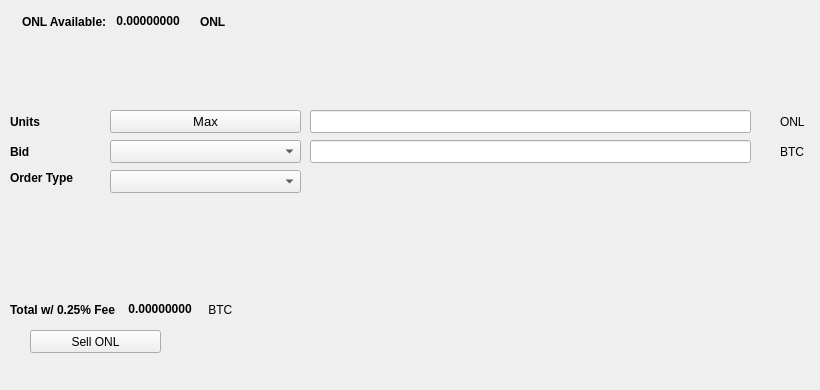
   <widget class="QWidget" name="SellTab">
    <attribute name="title">
     <string>Sell</string>
    </attribute>
    <widget class="QLabel" name="label_16">
     <property name="geometry">
      <rect>
       <x>780</x>
       <y>140</y>
       <width>31</width>
       <height>23</height>
      </rect>
     </property>
     <property name="text">
      <string>BTC</string>
     </property>
    </widget>
    <widget class="QComboBox" name="SellBidcomboBox">
     <property name="geometry">
      <rect>
       <x>110</x>
       <y>140</y>
       <width>191</width>
       <height>23</height>
      </rect>
     </property>
     <property name="font">
      <font>
       <pointsize>10</pointsize>
      </font>
     </property>
    </widget>
    <widget class="QLabel" name="label_18">
     <property name="geometry">
      <rect>
       <x>10</x>
       <y>110</y>
       <width>46</width>
       <height>23</height>
      </rect>
     </property>
     <property name="font">
      <font>
       <weight>75</weight>
       <bold>true</bold>
      </font>
     </property>
     <property name="text">
      <string>Units</string>
     </property>
    </widget>
    <widget class="QPushButton" name="Sell_Max_Amount">
     <property name="geometry">
      <rect>
       <x>110</x>
       <y>110</y>
       <width>191</width>
       <height>23</height>
      </rect>
     </property>
     <property name="font">
      <font>
       <pointsize>10</pointsize>
      </font>
     </property>
     <property name="text">
      <string>Max</string>
     </property>
    </widget>
    <widget class="QLabel" name="label_20">
     <property name="geometry">
      <rect>
       <x>10</x>
       <y>170</y>
       <width>91</width>
       <height>16</height>
      </rect>
     </property>
     <property name="font">
      <font>
       <weight>75</weight>
       <bold>true</bold>
      </font>
     </property>
     <property name="text">
      <string>Order Type</string>
     </property>
    </widget>
    <widget class="QComboBox" name="SellOrdertypeCombo">
     <property name="geometry">
      <rect>
       <x>110</x>
       <y>170</y>
       <width>191</width>
       <height>23</height>
      </rect>
     </property>
     <property name="font">
      <font>
       <pointsize>10</pointsize>
      </font>
     </property>
    </widget>
    <widget class="QLabel" name="label_21">
     <property name="geometry">
      <rect>
       <x>10</x>
       <y>140</y>
       <width>46</width>
       <height>23</height>
      </rect>
     </property>
     <property name="font">
      <font>
       <weight>75</weight>
       <bold>true</bold>
      </font>
     </property>
     <property name="text">
      <string>Bid</string>
     </property>
    </widget>
    <widget class="QLabel" name="label_22">
     <property name="geometry">
      <rect>
       <x>780</x>
       <y>110</y>
       <width>31</width>
       <height>23</height>
      </rect>
     </property>
     <property name="text">
      <string>ONL</string>
     </property>
    </widget>
    <widget class="QLineEdit" name="UnitsInputONL">
     <property name="geometry">
      <rect>
       <x>310</x>
       <y>110</y>
       <width>441</width>
       <height>23</height>
      </rect>
     </property>
     <property name="font">
      <font>
       <pointsize>9</pointsize>
       <weight>75</weight>
       <bold>true</bold>
      </font>
     </property>
    </widget>
    <widget class="QLineEdit" name="SellBidPriceEdit">
     <property name="geometry">
      <rect>
       <x>310</x>
       <y>140</y>
       <width>441</width>
       <height>23</height>
      </rect>
     </property>
     <property name="font">
      <font>
       <pointsize>9</pointsize>
       <weight>75</weight>
       <bold>true</bold>
      </font>
     </property>
    </widget>
    <widget class="QPushButton" name="SellONLBTN">
     <property name="geometry">
      <rect>
       <x>30</x>
       <y>330</y>
       <width>131</width>
       <height>23</height>
      </rect>
     </property>
     <property name="text">
      <string>Sell ONL</string>
     </property>
     <property name="icon">
      <iconset resource="../onlax">
       <normaloff>:/icons/bitcoin</normaloff>:/icons/bitcoin</iconset>
     </property>
    </widget>
    <widget class="QWidget" name="layoutWidget3">
     <property name="geometry">
      <rect>
       <x>22</x>
       <y>12</y>
       <width>258</width>
       <height>19</height>
      </rect>
     </property>
     <layout class="QHBoxLayout" name="horizontalLayout">
      <item>
       <widget class="QLabel" name="label232_2">
        <property name="font">
         <font>
          <weight>75</weight>
          <bold>true</bold>
         </font>
        </property>
        <property name="text">
         <string>ONL Available:</string>
        </property>
       </widget>
      </item>
      <item>
       <widget class="QLabel" name="ONLAvailableLabel">
        <property name="palette">
         <palette>
          <active>
           <colorrole role="WindowText">
            <brush brushstyle="SolidPattern">
             <color alpha="255">
              <red>0</red>
              <green>0</green>
              <blue>0</blue>
             </color>
            </brush>
           </colorrole>
           <colorrole role="Button">
            <brush brushstyle="SolidPattern">
             <color alpha="255">
              <red>0</red>
              <green>170</green>
              <blue>0</blue>
             </color>
            </brush>
           </colorrole>
           <colorrole role="Light">
            <brush brushstyle="SolidPattern">
             <color alpha="255">
              <red>0</red>
              <green>255</green>
              <blue>0</blue>
             </color>
            </brush>
           </colorrole>
           <colorrole role="Midlight">
            <brush brushstyle="SolidPattern">
             <color alpha="255">
              <red>0</red>
              <green>212</green>
              <blue>0</blue>
             </color>
            </brush>
           </colorrole>
           <colorrole role="Dark">
            <brush brushstyle="SolidPattern">
             <color alpha="255">
              <red>0</red>
              <green>85</green>
              <blue>0</blue>
             </color>
            </brush>
           </colorrole>
           <colorrole role="Mid">
            <brush brushstyle="SolidPattern">
             <color alpha="255">
              <red>0</red>
              <green>113</green>
              <blue>0</blue>
             </color>
            </brush>
           </colorrole>
           <colorrole role="Text">
            <brush brushstyle="SolidPattern">
             <color alpha="255">
              <red>0</red>
              <green>170</green>
              <blue>0</blue>
             </color>
            </brush>
           </colorrole>
           <colorrole role="BrightText">
            <brush brushstyle="SolidPattern">
             <color alpha="255">
              <red>255</red>
              <green>255</green>
              <blue>255</blue>
             </color>
            </brush>
           </colorrole>
           <colorrole role="ButtonText">
            <brush brushstyle="SolidPattern">
             <color alpha="255">
              <red>0</red>
              <green>0</green>
              <blue>0</blue>
             </color>
            </brush>
           </colorrole>
           <colorrole role="Base">
            <brush brushstyle="SolidPattern">
             <color alpha="255">
              <red>255</red>
              <green>255</green>
              <blue>255</blue>
             </color>
            </brush>
           </colorrole>
           <colorrole role="Window">
            <brush brushstyle="SolidPattern">
             <color alpha="255">
              <red>0</red>
              <green>170</green>
              <blue>0</blue>
             </color>
            </brush>
           </colorrole>
           <colorrole role="Shadow">
            <brush brushstyle="SolidPattern">
             <color alpha="255">
              <red>0</red>
              <green>0</green>
              <blue>0</blue>
             </color>
            </brush>
           </colorrole>
           <colorrole role="AlternateBase">
            <brush brushstyle="SolidPattern">
             <color alpha="255">
              <red>127</red>
              <green>212</green>
              <blue>127</blue>
             </color>
            </brush>
           </colorrole>
           <colorrole role="ToolTipBase">
            <brush brushstyle="SolidPattern">
             <color alpha="255">
              <red>255</red>
              <green>255</green>
              <blue>220</blue>
             </color>
            </brush>
           </colorrole>
           <colorrole role="ToolTipText">
            <brush brushstyle="SolidPattern">
             <color alpha="255">
              <red>0</red>
              <green>0</green>
              <blue>0</blue>
             </color>
            </brush>
           </colorrole>
          </active>
          <inactive>
           <colorrole role="WindowText">
            <brush brushstyle="SolidPattern">
             <color alpha="255">
              <red>0</red>
              <green>0</green>
              <blue>0</blue>
             </color>
            </brush>
           </colorrole>
           <colorrole role="Button">
            <brush brushstyle="SolidPattern">
             <color alpha="255">
              <red>0</red>
              <green>170</green>
              <blue>0</blue>
             </color>
            </brush>
           </colorrole>
           <colorrole role="Light">
            <brush brushstyle="SolidPattern">
             <color alpha="255">
              <red>0</red>
              <green>255</green>
              <blue>0</blue>
             </color>
            </brush>
           </colorrole>
           <colorrole role="Midlight">
            <brush brushstyle="SolidPattern">
             <color alpha="255">
              <red>0</red>
              <green>212</green>
              <blue>0</blue>
             </color>
            </brush>
           </colorrole>
           <colorrole role="Dark">
            <brush brushstyle="SolidPattern">
             <color alpha="255">
              <red>0</red>
              <green>85</green>
              <blue>0</blue>
             </color>
            </brush>
           </colorrole>
           <colorrole role="Mid">
            <brush brushstyle="SolidPattern">
             <color alpha="255">
              <red>0</red>
              <green>113</green>
              <blue>0</blue>
             </color>
            </brush>
           </colorrole>
           <colorrole role="Text">
            <brush brushstyle="SolidPattern">
             <color alpha="255">
              <red>0</red>
              <green>170</green>
              <blue>0</blue>
             </color>
            </brush>
           </colorrole>
           <colorrole role="BrightText">
            <brush brushstyle="SolidPattern">
             <color alpha="255">
              <red>255</red>
              <green>255</green>
              <blue>255</blue>
             </color>
            </brush>
           </colorrole>
           <colorrole role="ButtonText">
            <brush brushstyle="SolidPattern">
             <color alpha="255">
              <red>0</red>
              <green>0</green>
              <blue>0</blue>
             </color>
            </brush>
           </colorrole>
           <colorrole role="Base">
            <brush brushstyle="SolidPattern">
             <color alpha="255">
              <red>255</red>
              <green>255</green>
              <blue>255</blue>
             </color>
            </brush>
           </colorrole>
           <colorrole role="Window">
            <brush brushstyle="SolidPattern">
             <color alpha="255">
              <red>0</red>
              <green>170</green>
              <blue>0</blue>
             </color>
            </brush>
           </colorrole>
           <colorrole role="Shadow">
            <brush brushstyle="SolidPattern">
             <color alpha="255">
              <red>0</red>
              <green>0</green>
              <blue>0</blue>
             </color>
            </brush>
           </colorrole>
           <colorrole role="AlternateBase">
            <brush brushstyle="SolidPattern">
             <color alpha="255">
              <red>127</red>
              <green>212</green>
              <blue>127</blue>
             </color>
            </brush>
           </colorrole>
           <colorrole role="ToolTipBase">
            <brush brushstyle="SolidPattern">
             <color alpha="255">
              <red>255</red>
              <green>255</green>
              <blue>220</blue>
             </color>
            </brush>
           </colorrole>
           <colorrole role="ToolTipText">
            <brush brushstyle="SolidPattern">
             <color alpha="255">
              <red>0</red>
              <green>0</green>
              <blue>0</blue>
             </color>
            </brush>
           </colorrole>
          </inactive>
          <disabled>
           <colorrole role="WindowText">
            <brush brushstyle="SolidPattern">
             <color alpha="255">
              <red>0</red>
              <green>85</green>
              <blue>0</blue>
             </color>
            </brush>
           </colorrole>
           <colorrole role="Button">
            <brush brushstyle="SolidPattern">
             <color alpha="255">
              <red>0</red>
              <green>170</green>
              <blue>0</blue>
             </color>
            </brush>
           </colorrole>
           <colorrole role="Light">
            <brush brushstyle="SolidPattern">
             <color alpha="255">
              <red>0</red>
              <green>255</green>
              <blue>0</blue>
             </color>
            </brush>
           </colorrole>
           <colorrole role="Midlight">
            <brush brushstyle="SolidPattern">
             <color alpha="255">
              <red>0</red>
              <green>212</green>
              <blue>0</blue>
             </color>
            </brush>
           </colorrole>
           <colorrole role="Dark">
            <brush brushstyle="SolidPattern">
             <color alpha="255">
              <red>0</red>
              <green>85</green>
              <blue>0</blue>
             </color>
            </brush>
           </colorrole>
           <colorrole role="Mid">
            <brush brushstyle="SolidPattern">
             <color alpha="255">
              <red>0</red>
              <green>113</green>
              <blue>0</blue>
             </color>
            </brush>
           </colorrole>
           <colorrole role="Text">
            <brush brushstyle="SolidPattern">
             <color alpha="255">
              <red>0</red>
              <green>85</green>
              <blue>0</blue>
             </color>
            </brush>
           </colorrole>
           <colorrole role="BrightText">
            <brush brushstyle="SolidPattern">
             <color alpha="255">
              <red>255</red>
              <green>255</green>
              <blue>255</blue>
             </color>
            </brush>
           </colorrole>
           <colorrole role="ButtonText">
            <brush brushstyle="SolidPattern">
             <color alpha="255">
              <red>0</red>
              <green>85</green>
              <blue>0</blue>
             </color>
            </brush>
           </colorrole>
           <colorrole role="Base">
            <brush brushstyle="SolidPattern">
             <color alpha="255">
              <red>0</red>
              <green>170</green>
              <blue>0</blue>
             </color>
            </brush>
           </colorrole>
           <colorrole role="Window">
            <brush brushstyle="SolidPattern">
             <color alpha="255">
              <red>0</red>
              <green>170</green>
              <blue>0</blue>
             </color>
            </brush>
           </colorrole>
           <colorrole role="Shadow">
            <brush brushstyle="SolidPattern">
             <color alpha="255">
              <red>0</red>
              <green>0</green>
              <blue>0</blue>
             </color>
            </brush>
           </colorrole>
           <colorrole role="AlternateBase">
            <brush brushstyle="SolidPattern">
             <color alpha="255">
              <red>0</red>
              <green>170</green>
              <blue>0</blue>
             </color>
            </brush>
           </colorrole>
           <colorrole role="ToolTipBase">
            <brush brushstyle="SolidPattern">
             <color alpha="255">
              <red>255</red>
              <green>255</green>
              <blue>220</blue>
             </color>
            </brush>
           </colorrole>
           <colorrole role="ToolTipText">
            <brush brushstyle="SolidPattern">
             <color alpha="255">
              <red>0</red>
              <green>0</green>
              <blue>0</blue>
             </color>
            </brush>
           </colorrole>
          </disabled>
         </palette>
        </property>
        <property name="font">
         <font>
          <weight>75</weight>
          <bold>true</bold>
         </font>
        </property>
        <property name="text">
         <string> 0.00000000 </string>
        </property>
        <property name="textInteractionFlags">
         <set>Qt::LinksAccessibleByMouse|Qt::TextSelectableByKeyboard|Qt::TextSelectableByMouse</set>
        </property>
       </widget>
      </item>
      <item>
       <widget class="QLabel" name="labelONL">
        <property name="font">
         <font>
          <weight>75</weight>
          <bold>true</bold>
         </font>
        </property>
        <property name="text">
         <string>ONL</string>
        </property>
       </widget>
      </item>
     </layout>
    </widget>
    <widget class="QWidget" name="layoutWidget">
     <property name="geometry">
      <rect>
       <x>10</x>
       <y>300</y>
       <width>268</width>
       <height>19</height>
      </rect>
     </property>
     <layout class="QHBoxLayout" name="horizontalLayout_2">
      <item>
       <widget class="QLabel" name="label_19">
        <property name="font">
         <font>
          <weight>75</weight>
          <bold>true</bold>
         </font>
        </property>
        <property name="text">
         <string>Total w/ 0.25% Fee </string>
        </property>
       </widget>
      </item>
      <item>
       <widget class="QLabel" name="SellCostLabel">
        <property name="palette">
         <palette>
          <active>
           <colorrole role="WindowText">
            <brush brushstyle="SolidPattern">
             <color alpha="255">
              <red>0</red>
              <green>0</green>
              <blue>0</blue>
             </color>
            </brush>
           </colorrole>
           <colorrole role="Button">
            <brush brushstyle="SolidPattern">
             <color alpha="255">
              <red>0</red>
              <green>170</green>
              <blue>0</blue>
             </color>
            </brush>
           </colorrole>
           <colorrole role="Light">
            <brush brushstyle="SolidPattern">
             <color alpha="255">
              <red>0</red>
              <green>255</green>
              <blue>0</blue>
             </color>
            </brush>
           </colorrole>
           <colorrole role="Midlight">
            <brush brushstyle="SolidPattern">
             <color alpha="255">
              <red>0</red>
              <green>212</green>
              <blue>0</blue>
             </color>
            </brush>
           </colorrole>
           <colorrole role="Dark">
            <brush brushstyle="SolidPattern">
             <color alpha="255">
              <red>0</red>
              <green>85</green>
              <blue>0</blue>
             </color>
            </brush>
           </colorrole>
           <colorrole role="Mid">
            <brush brushstyle="SolidPattern">
             <color alpha="255">
              <red>0</red>
              <green>113</green>
              <blue>0</blue>
             </color>
            </brush>
           </colorrole>
           <colorrole role="Text">
            <brush brushstyle="SolidPattern">
             <color alpha="255">
              <red>0</red>
              <green>170</green>
              <blue>0</blue>
             </color>
            </brush>
           </colorrole>
           <colorrole role="BrightText">
            <brush brushstyle="SolidPattern">
             <color alpha="255">
              <red>255</red>
              <green>255</green>
              <blue>255</blue>
             </color>
            </brush>
           </colorrole>
           <colorrole role="ButtonText">
            <brush brushstyle="SolidPattern">
             <color alpha="255">
              <red>0</red>
              <green>0</green>
              <blue>0</blue>
             </color>
            </brush>
           </colorrole>
           <colorrole role="Base">
            <brush brushstyle="SolidPattern">
             <color alpha="255">
              <red>255</red>
              <green>255</green>
              <blue>255</blue>
             </color>
            </brush>
           </colorrole>
           <colorrole role="Window">
            <brush brushstyle="SolidPattern">
             <color alpha="255">
              <red>0</red>
              <green>170</green>
              <blue>0</blue>
             </color>
            </brush>
           </colorrole>
           <colorrole role="Shadow">
            <brush brushstyle="SolidPattern">
             <color alpha="255">
              <red>0</red>
              <green>0</green>
              <blue>0</blue>
             </color>
            </brush>
           </colorrole>
           <colorrole role="AlternateBase">
            <brush brushstyle="SolidPattern">
             <color alpha="255">
              <red>127</red>
              <green>212</green>
              <blue>127</blue>
             </color>
            </brush>
           </colorrole>
           <colorrole role="ToolTipBase">
            <brush brushstyle="SolidPattern">
             <color alpha="255">
              <red>255</red>
              <green>255</green>
              <blue>220</blue>
             </color>
            </brush>
           </colorrole>
           <colorrole role="ToolTipText">
            <brush brushstyle="SolidPattern">
             <color alpha="255">
              <red>0</red>
              <green>0</green>
              <blue>0</blue>
             </color>
            </brush>
           </colorrole>
          </active>
          <inactive>
           <colorrole role="WindowText">
            <brush brushstyle="SolidPattern">
             <color alpha="255">
              <red>0</red>
              <green>0</green>
              <blue>0</blue>
             </color>
            </brush>
           </colorrole>
           <colorrole role="Button">
            <brush brushstyle="SolidPattern">
             <color alpha="255">
              <red>0</red>
              <green>170</green>
              <blue>0</blue>
             </color>
            </brush>
           </colorrole>
           <colorrole role="Light">
            <brush brushstyle="SolidPattern">
             <color alpha="255">
              <red>0</red>
              <green>255</green>
              <blue>0</blue>
             </color>
            </brush>
           </colorrole>
           <colorrole role="Midlight">
            <brush brushstyle="SolidPattern">
             <color alpha="255">
              <red>0</red>
              <green>212</green>
              <blue>0</blue>
             </color>
            </brush>
           </colorrole>
           <colorrole role="Dark">
            <brush brushstyle="SolidPattern">
             <color alpha="255">
              <red>0</red>
              <green>85</green>
              <blue>0</blue>
             </color>
            </brush>
           </colorrole>
           <colorrole role="Mid">
            <brush brushstyle="SolidPattern">
             <color alpha="255">
              <red>0</red>
              <green>113</green>
              <blue>0</blue>
             </color>
            </brush>
           </colorrole>
           <colorrole role="Text">
            <brush brushstyle="SolidPattern">
             <color alpha="255">
              <red>0</red>
              <green>170</green>
              <blue>0</blue>
             </color>
            </brush>
           </colorrole>
           <colorrole role="BrightText">
            <brush brushstyle="SolidPattern">
             <color alpha="255">
              <red>255</red>
              <green>255</green>
              <blue>255</blue>
             </color>
            </brush>
           </colorrole>
           <colorrole role="ButtonText">
            <brush brushstyle="SolidPattern">
             <color alpha="255">
              <red>0</red>
              <green>0</green>
              <blue>0</blue>
             </color>
            </brush>
           </colorrole>
           <colorrole role="Base">
            <brush brushstyle="SolidPattern">
             <color alpha="255">
              <red>255</red>
              <green>255</green>
              <blue>255</blue>
             </color>
            </brush>
           </colorrole>
           <colorrole role="Window">
            <brush brushstyle="SolidPattern">
             <color alpha="255">
              <red>0</red>
              <green>170</green>
              <blue>0</blue>
             </color>
            </brush>
           </colorrole>
           <colorrole role="Shadow">
            <brush brushstyle="SolidPattern">
             <color alpha="255">
              <red>0</red>
              <green>0</green>
              <blue>0</blue>
             </color>
            </brush>
           </colorrole>
           <colorrole role="AlternateBase">
            <brush brushstyle="SolidPattern">
             <color alpha="255">
              <red>127</red>
              <green>212</green>
              <blue>127</blue>
             </color>
            </brush>
           </colorrole>
           <colorrole role="ToolTipBase">
            <brush brushstyle="SolidPattern">
             <color alpha="255">
              <red>255</red>
              <green>255</green>
              <blue>220</blue>
             </color>
            </brush>
           </colorrole>
           <colorrole role="ToolTipText">
            <brush brushstyle="SolidPattern">
             <color alpha="255">
              <red>0</red>
              <green>0</green>
              <blue>0</blue>
             </color>
            </brush>
           </colorrole>
          </inactive>
          <disabled>
           <colorrole role="WindowText">
            <brush brushstyle="SolidPattern">
             <color alpha="255">
              <red>0</red>
              <green>85</green>
              <blue>0</blue>
             </color>
            </brush>
           </colorrole>
           <colorrole role="Button">
            <brush brushstyle="SolidPattern">
             <color alpha="255">
              <red>0</red>
              <green>170</green>
              <blue>0</blue>
             </color>
            </brush>
           </colorrole>
           <colorrole role="Light">
            <brush brushstyle="SolidPattern">
             <color alpha="255">
              <red>0</red>
              <green>255</green>
              <blue>0</blue>
             </color>
            </brush>
           </colorrole>
           <colorrole role="Midlight">
            <brush brushstyle="SolidPattern">
             <color alpha="255">
              <red>0</red>
              <green>212</green>
              <blue>0</blue>
             </color>
            </brush>
           </colorrole>
           <colorrole role="Dark">
            <brush brushstyle="SolidPattern">
             <color alpha="255">
              <red>0</red>
              <green>85</green>
              <blue>0</blue>
             </color>
            </brush>
           </colorrole>
           <colorrole role="Mid">
            <brush brushstyle="SolidPattern">
             <color alpha="255">
              <red>0</red>
              <green>113</green>
              <blue>0</blue>
             </color>
            </brush>
           </colorrole>
           <colorrole role="Text">
            <brush brushstyle="SolidPattern">
             <color alpha="255">
              <red>0</red>
              <green>85</green>
              <blue>0</blue>
             </color>
            </brush>
           </colorrole>
           <colorrole role="BrightText">
            <brush brushstyle="SolidPattern">
             <color alpha="255">
              <red>255</red>
              <green>255</green>
              <blue>255</blue>
             </color>
            </brush>
           </colorrole>
           <colorrole role="ButtonText">
            <brush brushstyle="SolidPattern">
             <color alpha="255">
              <red>0</red>
              <green>85</green>
              <blue>0</blue>
             </color>
            </brush>
           </colorrole>
           <colorrole role="Base">
            <brush brushstyle="SolidPattern">
             <color alpha="255">
              <red>0</red>
              <green>170</green>
              <blue>0</blue>
             </color>
            </brush>
           </colorrole>
           <colorrole role="Window">
            <brush brushstyle="SolidPattern">
             <color alpha="255">
              <red>0</red>
              <green>170</green>
              <blue>0</blue>
             </color>
            </brush>
           </colorrole>
           <colorrole role="Shadow">
            <brush brushstyle="SolidPattern">
             <color alpha="255">
              <red>0</red>
              <green>0</green>
              <blue>0</blue>
             </color>
            </brush>
           </colorrole>
           <colorrole role="AlternateBase">
            <brush brushstyle="SolidPattern">
             <color alpha="255">
              <red>0</red>
              <green>170</green>
              <blue>0</blue>
             </color>
            </brush>
           </colorrole>
           <colorrole role="ToolTipBase">
            <brush brushstyle="SolidPattern">
             <color alpha="255">
              <red>255</red>
              <green>255</green>
              <blue>220</blue>
             </color>
            </brush>
           </colorrole>
           <colorrole role="ToolTipText">
            <brush brushstyle="SolidPattern">
             <color alpha="255">
              <red>0</red>
              <green>0</green>
              <blue>0</blue>
             </color>
            </brush>
           </colorrole>
          </disabled>
         </palette>
        </property>
        <property name="font">
         <font>
          <weight>75</weight>
          <bold>true</bold>
         </font>
        </property>
        <property name="autoFillBackground">
         <bool>false</bool>
        </property>
        <property name="text">
         <string> 0.00000000</string>
        </property>
        <property name="textInteractionFlags">
         <set>Qt::LinksAccessibleByMouse|Qt::TextSelectableByMouse</set>
        </property>
       </widget>
      </item>
      <item>
       <widget class="QLabel" name="label_17">
        <property name="font">
         <font>
          <weight>50</weight>
          <bold>false</bold>
         </font>
        </property>
        <property name="text">
         <string> BTC</string>
        </property>
       </widget>
      </item>
     </layout>
    </widget>
    <widget class="QLabel" name="label_23">
     <property name="geometry">
      <rect>
       <x>460</x>
       <y>300</y>
       <width>281</width>
       <height>81</height>
      </rect>
     </property>
     <property name="text">
      <string/>
     </property>
     <property name="pixmap">
      <pixmap>:/images/bittrex</pixmap>
     </property>
    </widget>
   </widget>
